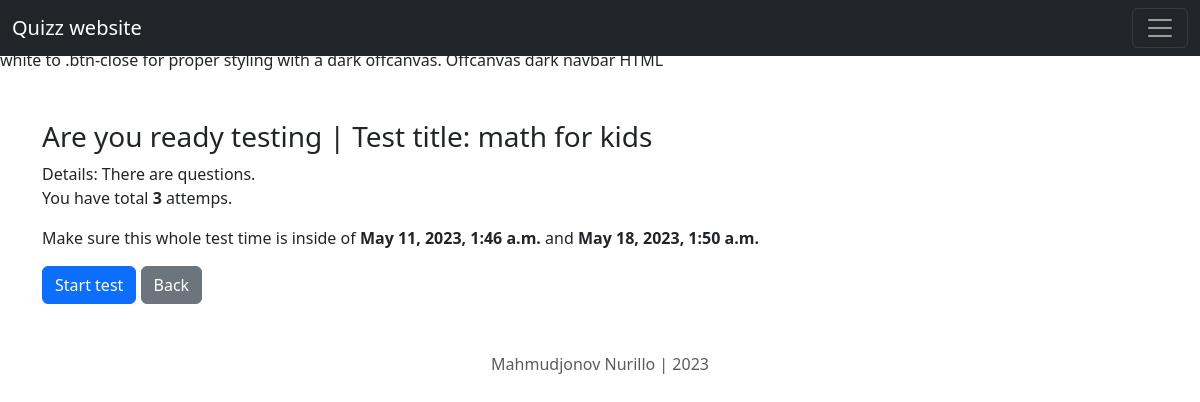
Page /2/ready-to-test/ (signed in) on the committed database.
### quizz/models.py (models this page shows, shortened)
class Test(models.Model):
    author = models.ForeignKey(User, on_delete=models.CASCADE)
    category = models.ForeignKey(Category, on_delete=models.CASCADE)
    title = models.CharField(max_length=250)
    max_attemps = models.PositiveIntegerField()
    pass_percentage = models.PositiveIntegerField(default=0)
    start_date = models.DateTimeField(default=now)
    end_date = models.DateTimeField(now()+timedelta(days=7))
    created = models.DateTimeField(auto_now_add=True)
    updated = models.DateTimeField(auto_now=True)
    class Meta:
        ordering = ['-start_date']
        indexes = [
            models.Index(fields=['-start_date'])
        ]

### quizz/views.py (the view)
# urls.py: path('<int:test_id>/ready-to-test/', ready_to_test, name='ready_to_test'),
@login_required(login_url='login')
def ready_to_test(request, test_id):
    test = get_object_or_404(Test, id=test_id)
    return render(request, 'ready_to_test.html', {
        'test': test
    })

### templates/ready_to_test.html (shortened to what this page needs)
{% extends 'base.html' %} {% block title %}Ready to Test{% endblock title %} {% block content %}
<div class="content mt-5">
    <h3>Are you ready testing | Test title: {{ test.title }}</h3>
    <p>
        Details: There are <strong>{{ test.question.all.count }}</strong> questions. <br />
        You have total <strong>{{ test.max_attemps }}</strong> attemps.
    </p>
    <p>
        Make sure this whole test time is inside of <strong>{{ test.start_date}}</strong> and
        <strong>{{ test.end_date}}</strong>
    </p>
    <a href="{% url 'test' test.id%}" class="btn btn-primary">Start test</a>
    <a href="{% url 'home' %}" class="btn btn-secondary">Back</a>
</div>
{% endblock content %}

### rows in the picture
Test: title "math for kids", max_attemps "3", start_date "May 11, 2023, 1:46 a.m.", end_date "May 18, 2023, 1:50 a.m."
